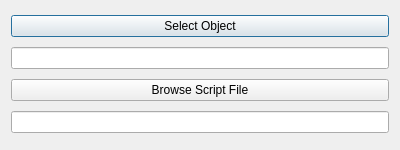
<?xml version="1.0" encoding="UTF-8"?>
<ui version="4.0">
    <class>RunScriptNodeTaskPanel</class>
    <widget class="QDialog" name="RunScriptNodeTaskPanel">
        
        <property name="geometry">
            <rect>
                <x>0</x>
                <y>0</y>
                <width>400</width>
                <height>150</height>
            </rect>
        </property>
        
        <property name="windowTitle">
                <string>Run Script Node Properties</string>
        </property>
        
        <layout class="QVBoxLayout" name="verticalLayout">
            <item>
                <widget class="QPushButton" name="ObjectSelection">
                    <property name="text">
                        <string>Select Object</string>
                    </property>
                </widget>
            </item>
            <item>
                <widget class="QLineEdit" name="ObjectName"/>
            </item>
            <item>
                <widget class="QPushButton" name="ExportFileBrowse">
                    <property name="text">
                        <string>Browse Script File</string>
                    </property>
                </widget>
            </item>
            <item>
                <widget class="QLineEdit" name="SaveFile"/>
            </item>

        </layout>
        
    </widget>
    
    <resources/>
    <connections/>
</ui>
